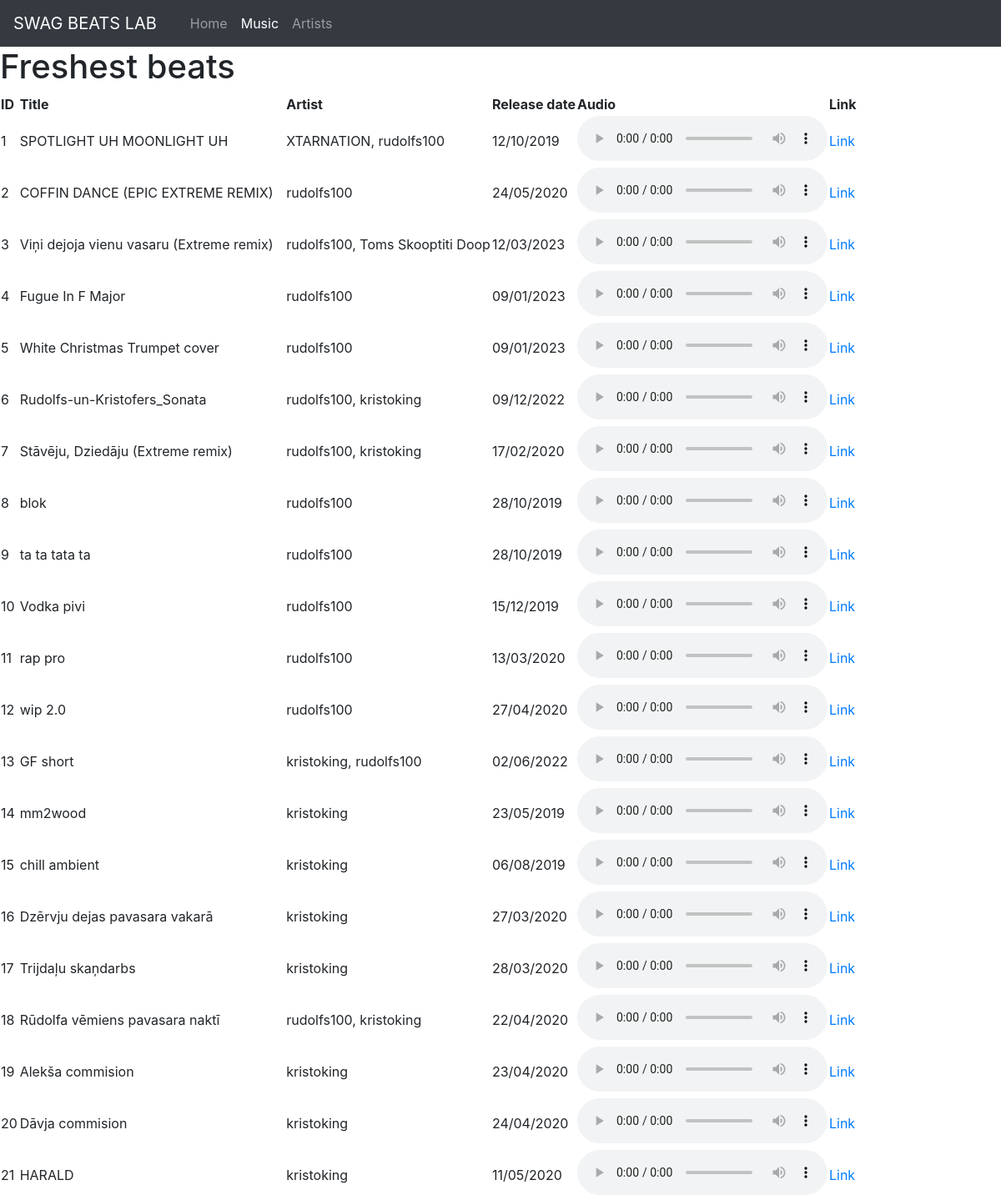
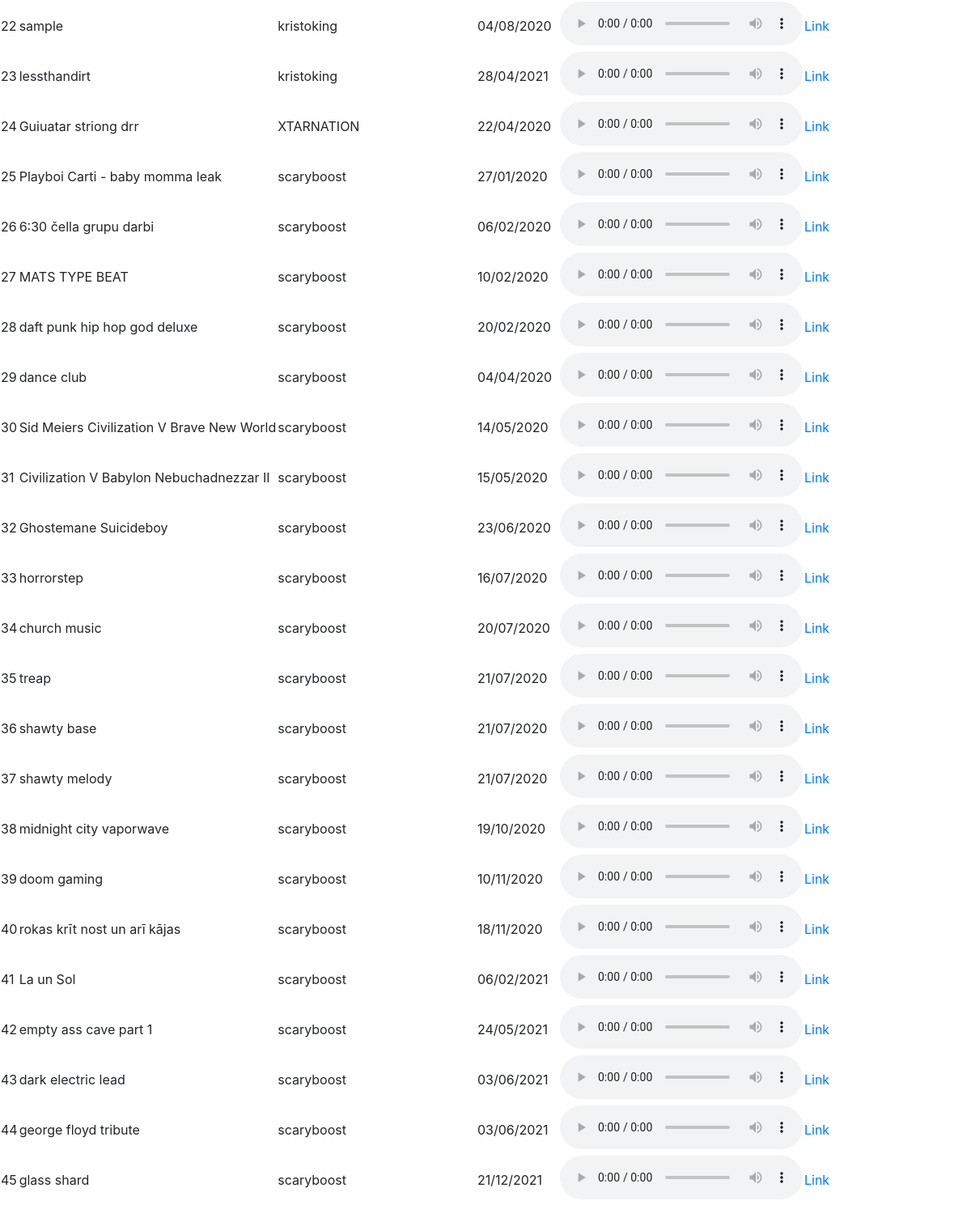
/music, run on the app's committed database (2 pictures, top to bottom).
### tables this page shows
CREATE TABLE "songs" (
	"song_id"	INTEGER,
	"title"	TEXT,
	"artist"	TEXT,
	"release_date"	TEXT,
	"file_name"	TEXT,
	"link"	TEXT,
	PRIMARY KEY("song_id" AUTOINCREMENT)
);

### app.py (the view)
@app.route('/music')
def music():
    conn = dbconnect.connect()
    c = conn.cursor()
    songs_sqliterow = c.execute('SELECT * FROM songs').fetchall()
    songs_dict = []
    for one in songs_sqliterow:
        songs_dict.append(dict(one))
    length = len(songs_dict)
    return render_template('music.html', songs=songs_dict, length=length)

### dbconnect.py (called while the page is built)
def connect():
    conn = sqlite3.connect('database.db')
    conn.row_factory = sqlite3.Row
    return conn

### templates/music.html (shortened to what this page needs)
{% extends "base.html" %}
{% block head %}<link href="{{ url_for('static', filename='css/music.css') }}" rel="stylesheet">{% endblock %}
{% block content %}
    <nav class="navbar navbar-expand-lg navbar-dark bg-dark">
        <a class="navbar-brand" href="/">SWAG BEATS LAB</a>
        <div class="collapse navbar-collapse" id="navbarNav">
            <ul class="navbar-nav ml-3">
                <li class="nav-item">
                    <a class="nav-link" href="/">Home</a>
                </li>
                <li class="nav-item active">
                    <a class="nav-link" href="/music">Music<span class="sr-only">(current)</span></a>
                </li>
                <li class="nav-item">
                    <a class="nav-link" href="/artists">Artists</a>
                </li>
            </ul>
        </div>
    </nav>
    <h1>Freshest beats</h1>
    <table>
        <thead>
            <tr>
                <th>ID</th>
                <th>Title</th>
                <th>Artist</th>
                <th>Release date</th>
                <th>Audio</th>
                <th>Link</th>
            </tr>
        </thead>
        <tbody>
            {% for song in songs %}
                <tr>
                    <td>{{ song.song_id }}</td>
                    <td>{{ song.title }}</td>
                    <td>{{ song.artist }}</td>
                    <td>{{ song.release_date }}</td>
                    <td><audio controls><source src="{{ url_for('static', filename='audio/' + song.file_name) }}" type="audio/mpeg"></audio></td>
                    <td><a href="{{ song.link }}">Link</a></td>
                </tr>
            {% endfor %}
        </tbody>
    </table>
{% endblock %}

### templates/base.html (shortened to what this page needs)
<!DOCTYPE html>
<html>
<head>
    {% block head %}{% endblock %}
    <link rel="stylesheet" href="https://maxcdn.bootstrapcdn.com/bootstrap/4.0.0/css/bootstrap.min.css">
</head>
<body>
    {% block content %}{% endblock %}
</body>
</html>

### templates/base.html (style rules this page uses)
html { font-family: sans-serif; }

### data on the page
songs: song_id "1", title "SPOTLIGHT UH MOONLIGHT UH", artist "XTARNATION, rudolfs100", release_date "12/10/2019"
songs: song_id "2", title "COFFIN DANCE (EPIC EXTREME REMIX)", artist "rudolfs100", release_date "24/05/2020"
songs: song_id "3", title "Viņi dejoja vienu vasaru (Extreme remix)", artist "rudolfs100, Toms Skooptiti Doop", release_date "12/03/2023"
songs: song_id "4", title "Fugue In F Major", artist "rudolfs100", release_date "09/01/2023"
songs: song_id "5", title "White Christmas Trumpet cover", artist "rudolfs100", release_date "09/01/2023"
songs: song_id "6", title "Rudolfs-un-Kristofers_Sonata", artist "rudolfs100, kristoking", release_date "09/12/2022"
songs: song_id "7", title "Stāvēju, Dziedāju (Extreme remix)", artist "rudolfs100, kristoking", release_date "17/02/2020"
songs: song_id "8", title "blok", artist "rudolfs100", release_date "28/10/2019"
songs: song_id "9", title "ta ta tata ta", artist "rudolfs100", release_date "28/10/2019"
songs: song_id "10", title "Vodka pivi", artist "rudolfs100", release_date "15/12/2019"
songs: song_id "11", title "rap pro", artist "rudolfs100", release_date "13/03/2020"
songs: song_id "12", title "wip 2.0", artist "rudolfs100", release_date "27/04/2020"
songs: song_id "13", title "GF short", artist "kristoking, rudolfs100", release_date "02/06/2022"
songs: song_id "14", title "mm2wood", artist "kristoking", release_date "23/05/2019"
songs: song_id "15", title "chill ambient", artist "kristoking", release_date "06/08/2019"
songs: song_id "16", title "Dzērvju dejas pavasara vakarā", artist "kristoking", release_date "27/03/2020"
songs: song_id "17", title "Trijdaļu skaņdarbs", artist "kristoking", release_date "28/03/2020"
songs: song_id "18", title "Rūdolfa vēmiens pavasara naktī", artist "rudolfs100, kristoking", release_date "22/04/2020"
songs: song_id "19", title "Alekša commision", artist "kristoking", release_date "23/04/2020"
songs: song_id "20", title "Dāvja commision", artist "kristoking", release_date "24/04/2020"
songs: song_id "21", title "HARALD", artist "kristoking", release_date "11/05/2020"
songs: song_id "22", title "sample", artist "kristoking", release_date "04/08/2020"
songs: song_id "23", title "lessthandirt", artist "kristoking", release_date "28/04/2021"
songs: song_id "24", title "Guiuatar striong drr", artist "XTARNATION", release_date "22/04/2020"
songs: song_id "25", title "Playboi Carti - baby momma leak", artist "scaryboost", release_date "27/01/2020"
songs: song_id "26", title "6:30 čella grupu darbi", artist "scaryboost", release_date "06/02/2020"
songs: song_id "27", title "MATS TYPE BEAT", artist "scaryboost", release_date "10/02/2020"
songs: song_id "28", title "daft punk hip hop god deluxe", artist "scaryboost", release_date "20/02/2020"
songs: song_id "29", title "dance club", artist "scaryboost", release_date "04/04/2020"
songs: song_id "30", title "Sid Meiers Civilization V Brave New World", artist "scaryboost", release_date "14/05/2020"
songs: song_id "31", title "Civilization V Babylon Nebuchadnezzar II", artist "scaryboost", release_date "15/05/2020"
songs: song_id "32", title "Ghostemane Suicideboy", artist "scaryboost", release_date "23/06/2020"
songs: song_id "33", title "horrorstep", artist "scaryboost", release_date "16/07/2020"
songs: song_id "34", title "church music", artist "scaryboost", release_date "20/07/2020"
songs: song_id "35", title "treap", artist "scaryboost", release_date "21/07/2020"
songs: song_id "36", title "shawty base", artist "scaryboost", release_date "21/07/2020"
songs: song_id "37", title "shawty melody", artist "scaryboost", release_date "21/07/2020"
songs: song_id "38", title "midnight city vaporwave", artist "scaryboost", release_date "19/10/2020"
songs: song_id "39", title "doom gaming", artist "scaryboost", release_date "10/11/2020"
songs: song_id "40", title "rokas krīt nost un arī kājas", artist "scaryboost", release_date "18/11/2020"
songs: song_id "41", title "La un Sol", artist "scaryboost", release_date "06/02/2021"
songs: song_id "42", title "empty ass cave part 1", artist "scaryboost", release_date "24/05/2021"
songs: song_id "43", title "dark electric lead", artist "scaryboost", release_date "03/06/2021"
songs: song_id "44", title "george floyd tribute", artist "scaryboost", release_date "03/06/2021"
songs: song_id "45", title "glass shard", artist "scaryboost", release_date "21/12/2021"
